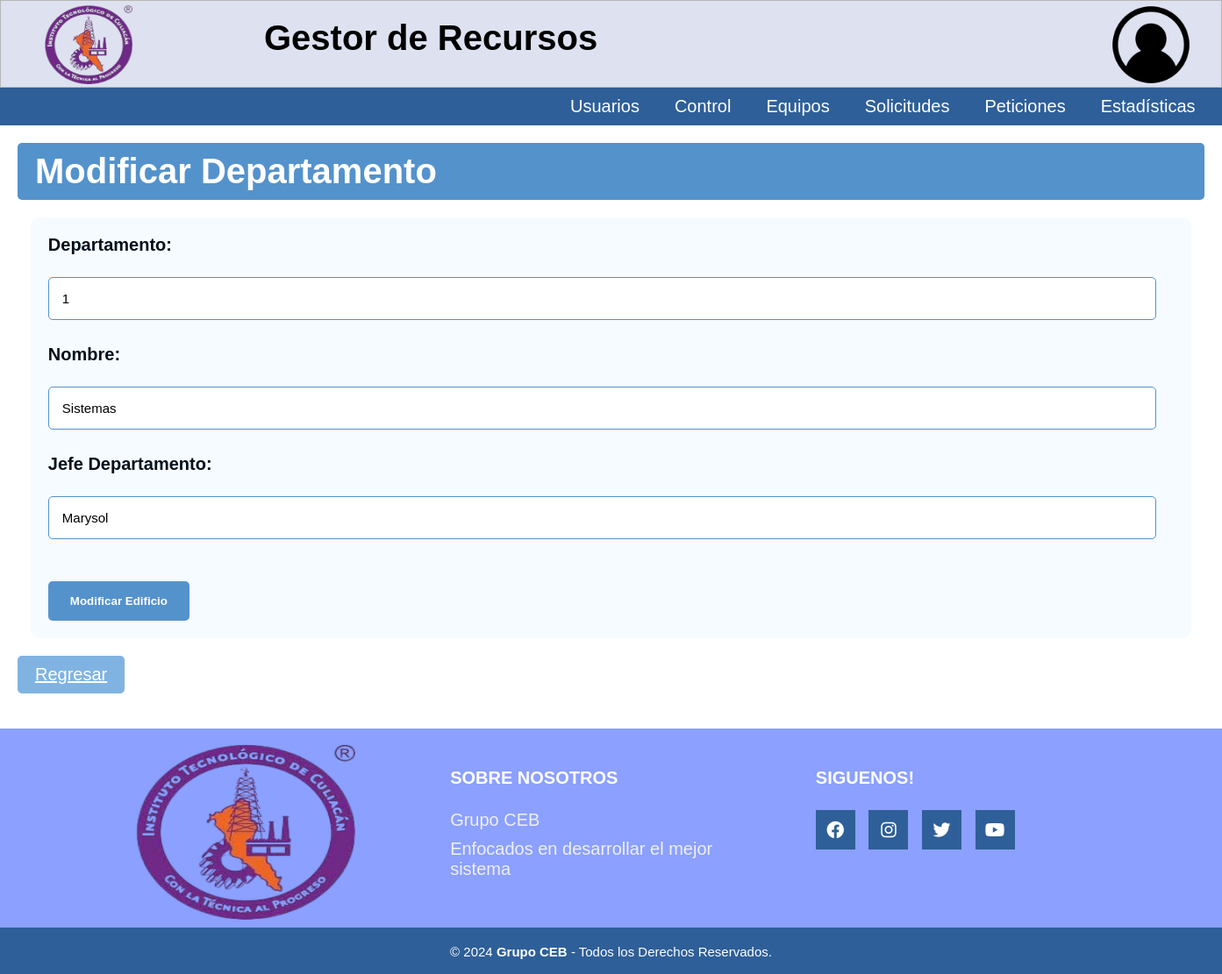
Screenshot of /Lugares/Departamentos/Modificar/Modificar_Departamento.php?Id_departamento=1 (signed in) with the database file from the repository.
### tables this page shows
Create table departamento(
Id_departamento int not null auto_increment primary key,
nombre varchar(50) not null,
J_departamento varchar(100) not null
);

### Lugares/Departamentos/Modificar/Modificar_Departamento.php (the view, shortened to what this page needs)
<?php
include("../../../BD/ConexionBD.php");
$nombre = $_SESSION['nombre'];
$sql_select = "SELECT * FROM usuarios WHERE nombre = '$nombre'";
$result = $conn->query($sql_select);
$Usu = $result->fetch_assoc();
?>
<!DOCTYPE html>
<html lang="en">
<head>
	<link rel="stylesheet" href="https://cdnjs.cloudflare.com/ajax/libs/font-awesome/4.7.0/css/font-awesome.min.css">
    <link rel="stylesheet" href="../../../CSS/menu.css" type="text/css">
    <link rel="stylesheet" href="../../../CSS/departamentos.css" type="text/css">
    <link rel="stylesheet" href="../../../CSS/cabecera.css" type="text/css">
    <link rel="stylesheet" href="../../../CSS/pie_pagina.css" type="text/css">
    <link rel="stylesheet" href="../../../CSS/tablas_boton.css" type="text/css">
    <link rel="stylesheet" href="../../../CSS/formularios.css" type="text/css">
        <link
          rel="stylesheet"
          href="https://cdnjs.cloudflare.com/ajax/libs/font-awesome/6.1.1/css/all.min.css"
        />
</head>
<header class="cabecera_p">
    <div class="cabecera">
        <h1 class="nom_sis">Gestor de Recursos</h1>
        <a href="../../../Menu.php"><img src="../../../Imagenes/logo.png" class="img-logo" alt="Logo"></a>
        <a href="#"><img src="../../../Imagenes/avatar.png" class="img-avatar" alt="Avatar"></a>
    </div>
    <div class="header">
        <ul class="nav">
            <?php if ($Usu['Id_Utipo'] == 1 || $Usu['Id_Utipo'] == 4): ?>
                <li><a href="../../../Usuario/Usuario.php">Usuarios</a>
                </li>
                <li><a href="../../InicioEdificios.php">Control</a>
                </li>
                <li><a href="#">Equipos</a>
                </li>
            <?php endif; ?>
            <?php if ($Usu['Id_Utipo'] == 1 || $Usu['Id_Utipo'] == 2 || $Usu['Id_Utipo'] == 3 || $Usu['Id_Utipo'] == 4): ?>
                <li><a href="#">Solicitudes</a>
                </li>
            <?php endif; ?>
            <?php if ($Usu['Id_Utipo'] == 1 || $Usu['Id_Utipo'] == 3 || $Usu['Id_Utipo'] == 4 || $Usu['Id_Utipo'] == 5): ?>
                <li><a href="#">Peticiones</a>
                </li>
            <?php endif; ?>
            <?php if ($Usu['Id_Utipo'] == 1 || $Usu['Id_Utipo'] == 4): ?>
                <li><a href="../../../Estadisticas/graficas.php">Estadísticas</a>
                </li>
            <?php endif; ?>
        </ul>
    </div>
</header>
</head>
<body>
    <h1 class="titulo">Modificar Departamento</h1>
    <?php
    if (isset($_GET['Id_departamento'])) {
        $Id_departamento = $conn->real_escape_string($_GET['Id_departamento']);
        $sql = "SELECT * FROM departamento WHERE Id_departamento = '$Id_departamento'";
        $result = $conn->query($sql);
        if ($result->num_rows > 0) {
            while ($row = $result->fetch_assoc()) {
        ?>
                <form class="form_edi_departamento" action="Editar_D.php" method="POST" enctype="multipart/form-data">
                    <label for="Id_departamento">Departamento:</label><br>
                    <input type="text" id="Id_departamento" name="Id_departamento" value="<?php echo $row['Id_departamento']; ?>" required><br><br>
                    <label for="nombre">Nombre:</label><br>
                    <input type="text" id="nombre" name="nombre" value="<?php echo $row['nombre']; ?>" required><br><br>
                    <label for="J_departamento">Jefe Departamento:</label><br>
                    <input type="text" id="J_departamento" name="J_departamento" value="<?php echo $row['J_departamento']; ?>" required><br><br>
                    <input type="submit" value="Modificar Edificio">
                </form>
                <a href="../Departamentos.php" class="regresar">Regresar</a>
            <?php
                    }
                } else {
                    echo "No se encontraron resultados para este salon.";
                }
            } else {
                echo "No se ha especificado el ID del salon.";
            }
            ?>
</body>
<footer class="pie-pagina">
        <div class="grupo-1">
            <div class="box">
                <figure>
                    <a href="Menu.php">
                        <img src="../../../Imagenes/logo.png" alt="Logo Institucional">
                    </a>
                </figure>
            </div>
            <div class="box">
                <h2>SOBRE NOSOTROS</h2>
                <p>Grupo CEB</p>
                <p>Enfocados en desarrollar el mejor sistema</p>
            </div>
            <div class="box">
                <h2>SIGUENOS!</h2>
                <div class="red-social">
                    <a href="#" class="fa fa-facebook"></a>
                    <a href="#" class="fa fa-instagram"></a>
                    <a href="#" class="fa fa-twitter"></a>
                    <a href="#" class="fa fa-youtube"></a>
                </div>
            </div>
        </div>
        <div class="grupo-2">
            <small>&copy; 2024 <b>Grupo CEB</b> - Todos los Derechos Reservados.</small>
        </div>
    </footer>
</html>

### CSS/menu.css (style rules this page uses)
* { padding: 0px; margin: 0px; }
.header { margin: auto; width: 100%; background-color: #2f5f98; }
ul, ol { list-style: none; }
.nav { display: flex; margin-left: 630px; }
.nav > li { position: relative; float: left; }
.nav li a { background-color: #2f5f98; color: #fff; text-decoration: none; padding: 10px 20px; display: block; }

### CSS/departamentos.css (style rules this page uses)
a { text-decoration: underline; color: purple; }

### CSS/cabecera.css (style rules this page uses)
* { font-family: 'Roboto', sans-serif; }
html { font-size: 20px; overflow-y: auto; }
.cabecera { height: 100px; width: 100%; background-color: rgb(221, 225, 240); border: 0.5px solid rgb(184, 182, 182); }
.nom_sis { position: absolute; margin-top: 20px; margin-left: 300px; }
.img-logo { height: 90px; width: 100px; float: left; margin-left: 50px; margin-top: 5px; }
.img-avatar { height: 100px; width: 100px; float: right; margin-right: 30px; }

### CSS/pie_pagina.css (style rules this page uses)
.pie-pagina { width: 100%; background-color: #8ba0ff; margin-top: 30px; }
.pie-pagina .grupo-1 { width: 100%; max-width: 1200px; margin: auto; display:grid; grid-template-columns: repeat(3, 1fr); grid-gap:50px; padding: 45px 0px; }
.pie-pagina .grupo-1 .box figure { width: 100%; height: 100px; display: flex; justify-content: center; align-items: center; }
.pie-pagina .grupo-1 .box figure img { width: 250px; height: 200px; margin-top: 50px; }
.pie-pagina .grupo-1 .box h2 { color: #fff; margin-bottom: 25px; font-size: 20px; }
.pie-pagina .grupo-1 .box p { color: #efefef; margin-bottom: 10px; }
.pie-pagina .grupo-1 .red-social a { display: inline-block; text-decoration: none; width: 45px; height: 45px; line-height: 45px; color: #fff; margin-right: 10px; background-color: #2f5f98; text-align: center; transition: all 300ms ease; }
.pie-pagina .grupo-2 { background-color: #2f5f98; padding: 15px 10px; text-align: center; color: #fff; }
.pie-pagina .grupo-2 small { font-size: 15px; }

### CSS/tablas_boton.css (style rules this page uses)
.titulo { background-color: #5492cc; color: white; padding: 10px 20px; border: none; border-radius: 5px; cursor: pointer; font-family: 'Poppins', sans-serif; margin-left: 20px; margin-top: 20px; margin-right: 20px; }
a { text-decoration: underline; color: rgb(0, 0, 0); }
.regresar { background-color: #80b3e2; color: white; padding: 10px 20px; border: none; border-radius: 5px; cursor: pointer; font-family: 'Poppins', sans-serif; margin-top: 20px; margin-bottom: 10px; display: inline-block; margin-left: 20px; }

### CSS/formularios.css (style rules this page uses)
.titulo { background-color: #5492cc; color: white; padding: 10px 20px; border: none; border-radius: 5px; cursor: pointer; font-family: 'Poppins', sans-serif; margin-left: 20px; margin-top: 20px; margin-bottom: 20px; margin-right: 20px; }
.regresar { background-color: #80b3e2; color: white; padding: 10px 20px; border: none; border-radius: 5px; cursor: pointer; font-family: 'Poppins', sans-serif; margin-top: 20px; margin-bottom: 10px; display: inline-block; margin-left: 20px; }
* { font-family: 'Poppins', sans-serif; margin: 0; padding: 0; box-sizing: border-box; }
.form_edi_departamento { max-width: 100%; margin: 20px auto; padding: 20px; background-color: #f6fbff; border-radius: 10px; box-shadow: 0 0 10px rgba(70, 196, 255, 0); font-family: 'Poppins', sans-serif; max-width: 95%; margin-top: 20px; margin-bottom: 20px; margin: 0 auto; padding: 20px; }
.form_edi_departamento input[type="text"], .form_edi_departamento input[type="password"], .form_edi_departamento select { width: calc(100% - 20px); padding: 15px; margin-bottom: 5px; border: 1px solid #5492cc; border-radius: 5px; box-sizing: border-box; font-family: 'Poppins', sans-serif; font-size: 15px; }
.form_edi_departamento input[type="submit"] { background-color: #5492cc; color: white; padding: 15px 25px; border: none; border-radius: 5px; cursor: pointer; font-family: 'Poppins', sans-serif; margin-top: 20px; font-weight: bold; }
.form_edi_departamento label { display: block; margin-bottom: 2px; font-weight: bold; color: #030f1a; font-family: 'Poppins', sans-serif; font-size: 20px; }

### rows the page displays
departamento: Id_departamento "1", nombre "Sistemas", J_departamento "Marysol"
